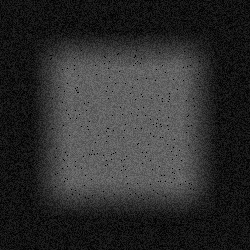
#> input picture project_1/image.jpg, 250 x 250 px
$ python projetc_1.py   (older library calls are emulated)
#> lines starting #> are read from the running program, lines starting #| are printed output that depends on the picture; after the words box and inside, x2 and y2 are one past the last pixel; in counts of white or black regions, pixels touching at a corner belong together

#%%
#inicio
import cv2
import numpy as np
import matplotlib.pyplot as plt

WINDOW_NAME = 'Projeto 1'
PATH_IMG_1 = "image.jpg"
PATH_IMG_2 = "image2.jpg"

def show_image(img):
    cv2.namedWindow(WINDOW_NAME, cv2.WINDOW_NORMAL)
    cv2.imshow(WINDOW_NAME, img)
    cv2.waitKey()

def nothing(x):
    pass

imgRead_1 = cv2.imread(PATH_IMG_1, cv2.IMREAD_GRAYSCALE)
#> imgRead_1 is the input picture: shape (250, 250); min 0, max 121, mean 46

imgRead_2 = cv2.imread(PATH_IMG_2, cv2.IMREAD_GRAYSCALE)
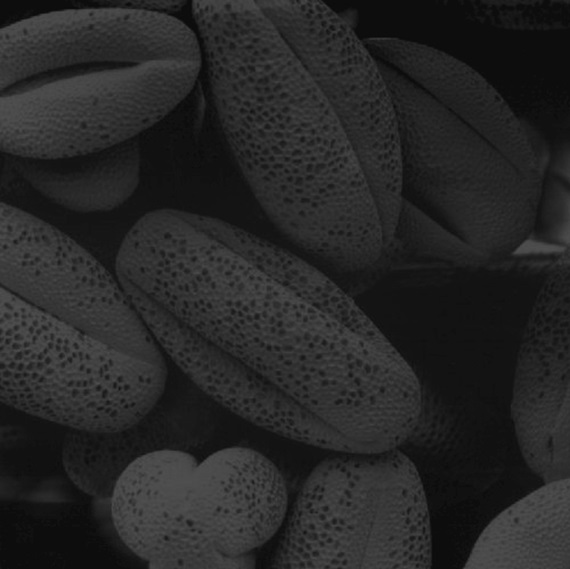
#> input picture project_1/image2.jpg, 570 x 569 px
#> imgRead_2 is the input picture: shape (569, 570); min 9, max 81, mean 38.7

print(imgRead_1.shape, imgRead_2.shape)
#| (250, 250) (569, 570)

figPlot = plt.figure()


#%%
# Fazendo a filtragem da imagem 1

blur = cv2.blur(imgRead_1, (5,5))

gaussianBlur = cv2.GaussianBlur(imgRead_1, (11,11), 5)

medianBlur = cv2.medianBlur(imgRead_1,5)

laplacian = cv2.Laplacian(imgRead_1, cv2.CV_64F)

#Plotando as imagens

#subplot(linha, coluna, index)
#index vai de 1 até o número máximo de items, dado por linha x coluna

figPlot.add_subplot(3,3,1)
plt.imshow(imgRead_1, cmap='gray')
plt.title("Original")

figPlot.add_subplot(3,3,2)
plt.imshow(blur, cmap='gray')
plt.title("Blur - Image 1")

figPlot.add_subplot(3,3,3)
plt.imshow(gaussianBlur, cmap='gray')
plt.title("Gaussian Blur - Image 1")

figPlot.add_subplot(3,3,4)
plt.imshow(medianBlur, cmap='gray')
plt.title("Median Blur - Image 1")

plt.show()


#%%
#plotando histograma da imagem 1
histImg_1 = cv2.calcHist([imgRead_1],[0],None,[256],[0,256])
#> histImg_1 = 256 values, max 1129 at index 29, min 0 at index 122, mean 244.1
histImg_equ = cv2.equalizeHist(imgRead_1)
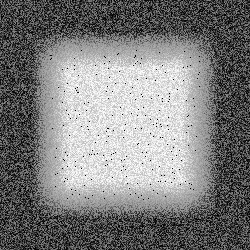
#> histImg_equ: shape (250, 250); min 0, max 255, mean 126.7
after_histImg_1 = cv2.calcHist([histImg_equ], [0], None, [256], [0,256])
#> after_histImg_1 = 256 values, max 1129 at index 113, min 0 at index 1, mean 244.1

clahe = cv2.createCLAHE(clipLimit=2, tileGridSize=(8,8)) #Histograma do tipo clahe
histImg1Clahe = clahe.apply(imgRead_1)
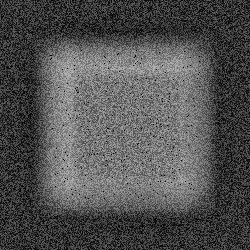
#> histImg1Clahe: shape (250, 250); min 1, max 189, mean 81.9
afterhistImg1Clahe = cv2.calcHist([histImg1Clahe], [0], None, [256], [0,256])
#> afterhistImg1Clahe = 256 values, max 862 at index 88, min 0 at index 0, mean 244.1

plt.subplot(321), plt.imshow(imgRead_1, 'gray'), plt.tight_layout(pad=1.0)
plt.subplot(322), plt.plot(histImg_1), plt.tight_layout(pad=1.0), plt.xlim([0,256])
plt.subplot(323), plt.imshow(histImg_equ, 'gray'), plt.tight_layout(pad=1.0)
plt.subplot(324), plt.plot(after_histImg_1), plt.tight_layout(pad=1.0)#, plt.xlim([0,256])
plt.subplot(325), plt.imshow(histImg1Clahe), plt.tight_layout(pad=1.0)
plt.subplot(326), plt.plot(afterhistImg1Clahe), plt.tight_layout(pad=1.0)#, plt.xlim([0,256])

plt.show()
#> figure, not shown here; panel 2: curve peaks at x = 29, y = 1129; panel 4: curve peaks at x = 113, y = 1129; panel 6: curve peaks at x = 88, y = 862

# show_image(histImg1Clahe)

#%%
# Limiarizando imagem 1
THETA = 38 #obtido a partir de brute force

valor, img1Binary = cv2.threshold(imgRead_1, THETA, 255, cv2.THRESH_BINARY)
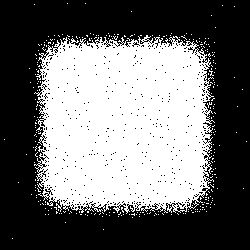
#> img1Binary: shape (250, 250); 43.2% white; 300 white regions (299 under 20 px), largest, box (x1, y1, x2, y2) and area: (34, 35, 215, 214) 26477
#> valor = 38

ROI = cv2.bitwise_and(imgRead_1, imgRead_1, mask=img1Binary)

histImg1_2 = histImg_1 = cv2.calcHist([imgRead_1],[0],img1Binary,[256],[0,256])
#> histImg1_2 = 256 values, max 568 at index 83, min 0 at index 0, mean 105.4; histImg_1 has the same summary as histImg1_2

kernel = np.ones((5,5), np.uint8) #matriz 5x5 cheia de 1s

erosion = cv2.erode(ROI, kernel, iterations=1)
dilate = cv2.dilate(ROI, kernel, iterations=1)

opening = cv2.morphologyEx(ROI, cv2.MORPH_OPEN, kernel) #erosão seguida de dilatação
closing = cv2.morphologyEx(ROI, cv2.MORPH_CLOSE, kernel) #dilatação seguida de erosão

plt.subplot(231), plt.imshow(imgRead_1, 'gray'), plt.title("Original"), plt.tight_layout(pad=1.0)
plt.subplot(232), plt.imshow(ROI, 'gray'), plt.title("Binarizada"), plt.tight_layout(pad=1.0)
plt.subplot(233), plt.imshow(erosion, 'gray'), plt.title("Erosao"), plt.tight_layout(pad=1.0)
plt.subplot(234), plt.imshow(dilate, 'gray'), plt.title("Dilatacao"), plt.tight_layout(pad=1.0)
plt.subplot(235), plt.imshow(opening, 'gray'), plt.title("Opening"), plt.tight_layout(pad=1.0)
plt.subplot(236), plt.imshow(closing, 'gray'), plt.title("Closing"), plt.tight_layout(pad=1.0)


plt.show()


# show_image(img1Binary)


#%%
#plotando histograma da imagem 2
histImg2 = cv2.calcHist([imgRead_2],[0],None,[256],[0,256])
#> histImg2 = 256 values, max 19329 at index 19, min 0 at index 0, mean 1266.9
histImgEqual = cv2.equalizeHist(imgRead_2)
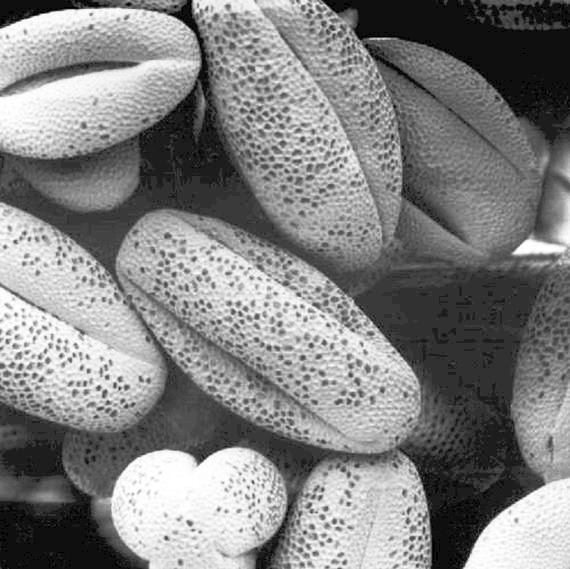
#> histImgEqual: shape (569, 570); min 0, max 255, mean 130.2
after_histImg2 = cv2.calcHist([histImgEqual], [0], None, [256], [0,256])
#> after_histImg2 = 256 values, max 19329 at index 49, min 0 at index 2, mean 1266.9

clahe = cv2.createCLAHE(clipLimit=2, tileGridSize=(8,8)) #Histograma do tipo clahe
histImg2Clahe = clahe.apply(imgRead_2)
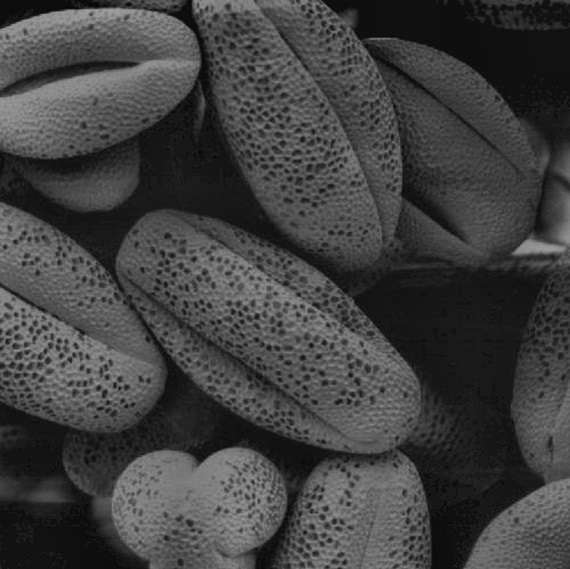
#> histImg2Clahe: shape (569, 570); min 5, max 162, mean 64.7
afterhistImg2Clahe = cv2.calcHist([histImg2Clahe], [0], None, [256], [0,256])
#> afterhistImg2Clahe = 256 values, max 7443 at index 24, min 0 at index 0, mean 1266.9

plt.subplot(321), plt.imshow(imgRead_2, 'gray'), plt.tight_layout(pad=1.0)
plt.subplot(322), plt.plot(histImg2), plt.tight_layout(pad=1.0), plt.xlim([0,256])
plt.subplot(323), plt.imshow(histImgEqual, 'gray'), plt.tight_layout(pad=1.0)
plt.subplot(324), plt.plot(after_histImg2), plt.tight_layout(pad=1.0)#, plt.xlim([0,256])
plt.subplot(325), plt.imshow(histImg2Clahe), plt.tight_layout(pad=1.0)
plt.subplot(326), plt.plot(afterhistImg2Clahe), plt.tight_layout(pad=1.0)#, plt.xlim([0,256])

plt.show()
#> figure, not shown here; panel 2: curve peaks at x = 19, y = 19329; panel 4: curve peaks at x = 49, y = 19329; panel 6: curve peaks at x = 24, y = 7443

cv2.imwrite('img2_hist.png', histImg2Clahe)

# show_image(histImg2Clahe)


#%%
#Erosão e dilatação da imagem 1

kernel = np.ones((5,5), np.uint8) #matriz 5x5 cheia de 1s

erosion = cv2.erode(imgRead_1, kernel, iterations=1)
dilate = cv2.dilate(imgRead_1, kernel, iterations=1)

opening = cv2.morphologyEx(imgRead_1, cv2.MORPH_OPEN, kernel) #erosão seguida de dilatação
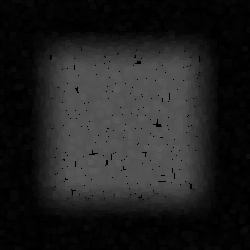
#> opening: shape (250, 250); min 0, max 91, mean 31.9
closing = cv2.morphologyEx(imgRead_1, cv2.MORPH_CLOSE, kernel) #dilatação seguida de erosão

plt.subplot(231), plt.imshow(imgRead_1, 'gray'), plt.title("Original"), plt.tight_layout(pad=1.0)
plt.subplot(232), plt.imshow(erosion, 'gray'), plt.title("Erosao"), plt.tight_layout(pad=1.0)
plt.subplot(233), plt.imshow(dilate, 'gray'), plt.title("Dilatacao"), plt.tight_layout(pad=1.0)
plt.subplot(234), plt.imshow(opening, 'gray'), plt.title("Opening"), plt.tight_layout(pad=1.0)
plt.subplot(235), plt.imshow(closing, 'gray'), plt.title("Closing"), plt.tight_layout(pad=1.0)


plt.show()


# %%
